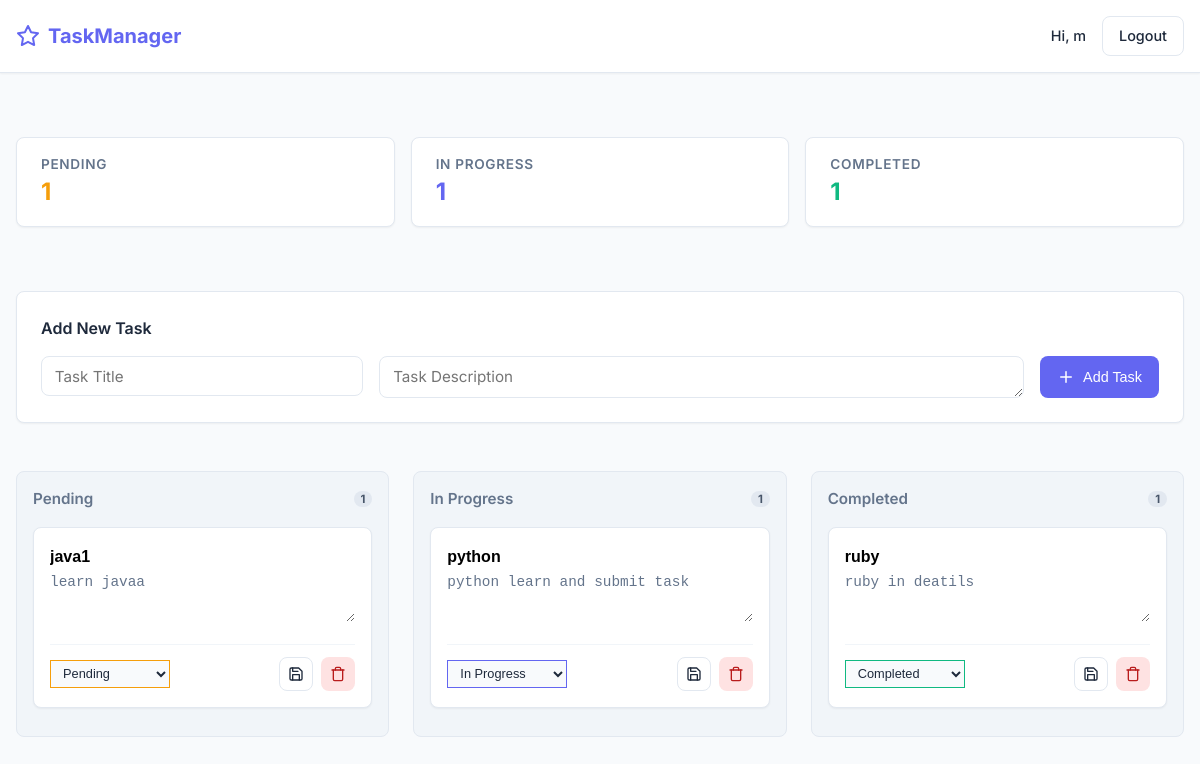
/tasks/dashboard (signed in), run on an earlier commit of the app's database.
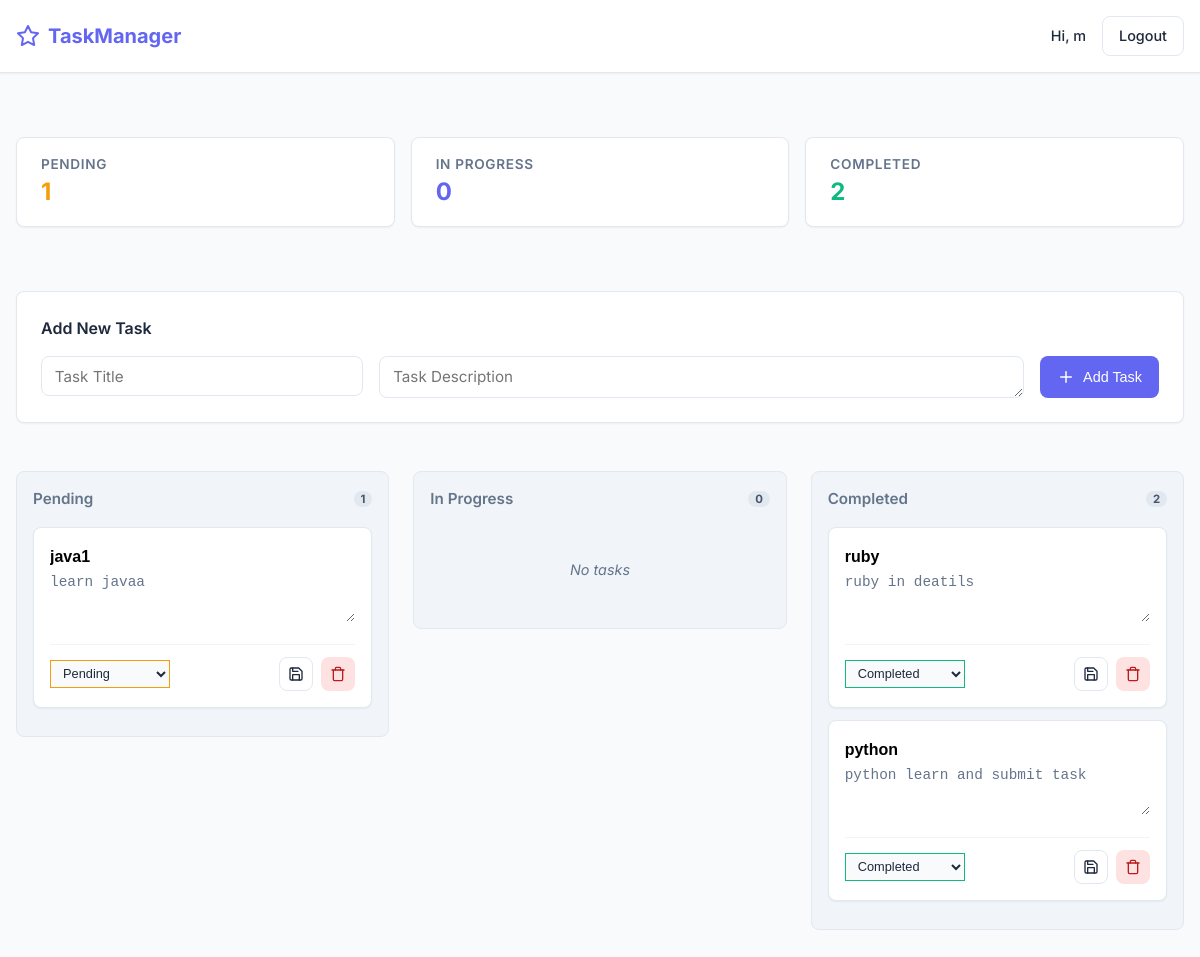
And on a later commit of the database.
### app/models/task.py (models this page shows)
class Task(db.Model):
    __tablename__ = "tasks"
    id = db.Column(db.Integer, primary_key=True)
    title = db.Column(db.String(200), nullable=False)
    description = db.Column(db.Text, nullable=False)
    status = db.Column(db.String(50), default="pending")
    user_id = db.Column(db.Integer, db.ForeignKey("user.id"), nullable=False)

### app/routes/tasks.py (the view)
@tasks_bp.route("/dashboard")
@login_required
def dashboard():
    tasks = Task.query.filter_by(user_id=session["user_id"]).all()
    counts = {
        "pending": sum(t.status == "pending" for t in tasks),
        "in_progress": sum(t.status == "in-progress" for t in tasks),
        "completed": sum(t.status == "completed" for t in tasks),
    }
    return render_template("tasks/dashboard.html", tasks=tasks, counts=counts)

### app/routes/auth.py (called while the page is built)
def login_required(f):
    @wraps(f)
    def decorated(*args, **kwargs):
        if "user_id" not in session:
            return redirect(url_for("auth.login"))
        return f(*args, **kwargs)
    return decorated

### app/templates/tasks/dashboard.html (shortened to what this page needs)
{% extends "base.html" %}
{% block content %}
<div class="dashboard-layout">
    <div class="stats-bar">
        <div class="stat-card">
            <span class="stat-label">Pending</span>
            <span class="stat-value" style="color: var(--warning)">{{ counts.pending }}</span>
        </div>
        <div class="stat-card">
            <span class="stat-label">In Progress</span>
            <span class="stat-value" style="color: var(--primary)">{{ counts.in_progress }}</span>
        </div>
        <div class="stat-card">
            <span class="stat-label">Completed</span>
            <span class="stat-value" style="color: var(--success)">{{ counts.completed }}</span>
        </div>
    </div>
    <div class="card mb-4">
        <h4 style="margin-bottom: 1rem;">Add New Task</h4>
        <form id="addForm" style="display: grid; gap: 1rem; grid-template-columns: 1fr 2fr auto; align-items: start;">
            <input name="title" placeholder="Task Title" required>
            <textarea name="description" placeholder="Task Description" required rows="1"
                style="height: 42px; padding-top: 10px;"></textarea>
            <button type="submit" class="btn btn-primary" style="height: 42px;">
                <svg width="18" height="18" viewBox="0 0 24 24" fill="none" stroke="currentColor" stroke-width="2"
                    stroke-linecap="round" stroke-linejoin="round" style="margin-right: 0.5rem;">
                    <line x1="12" y1="5" x2="12" y2="19"></line>
                    <line x1="5" y1="12" x2="19" y2="12"></line>
                </svg>
                Add Task
            </button>
        </form>
    </div>
    <div class="task-board">
        {% for status, label in [('pending','Pending'),('in-progress','In Progress'),('completed','Completed')] %}
        <div class="task-column">
            <div class="column-header">
                {{ label }}
                <span class="badge badge-count">
                    {% set count = 0 %}
                    {% for task in tasks if task.status == status %}{% set count = count + 1 %}{% endfor -%}
                    {{ namespace(val=0).val + (tasks|selectattr("status", "equalto", status)|list|length) }}
                </span>
            </div>
            {% for task in tasks if task.status == status %}
            <div class="task-card" data-id="{{ task.id }}">
                <input class="title task-input-title" value="{{ task.title }}">
                <textarea class="desc task-textarea-desc"
                    oninput="this.style.height = ''; this.style.height = this.scrollHeight + 'px'">{{ task.description }}</textarea>
                <div class="task-actions">
                    <select class="status task-status-select form-select" onchange="saveTask({{ task.id }})"
                        style="border-color: {% if task.status == 'completed' %}var(--success){% elif task.status == 'in-progress' %}var(--primary){% else %}var(--warning){% endif %}; color: inherit;">
                        <option value="pending" {% if task.status=='pending' %}selected{% endif %}>Pending</option>
                        <option value="in-progress" {% if task.status=='in-progress' %}selected{% endif %}>In Progress
                        </option>
                        <option value="completed" {% if task.status=='completed' %}selected{% endif %}>Completed
                        </option>
                    </select>
                    <div style="display: flex; gap: 0.5rem;">
                        <button type="button" class="btn btn-outline btn-icon" onclick="saveTask({{ task.id }})"
                            title="Save Changes">
                        </button>
                        <button type="button" class="btn btn-danger btn-icon" onclick="deleteTask({{ task.id }})"
                            title="Delete Task">
                            <svg width="16" height="16" viewBox="0 0 24 24" fill="none" stroke="currentColor"
                                stroke-width="2" stroke-linecap="round" stroke-linejoin="round">
                                <polyline points="3 6 5 6 21 6"></polyline>
                                <path
                                    d="M19 6v14a2 2 0 0 1-2 2H7a2 2 0 0 1-2-2V6m3 0V4a2 2 0 0 1 2-2h4a2 2 0 0 1 2 2v2">
                                </path>
                            </svg>
                        </button>
                    </div>
                </div>
            </div>
            {% endfor %}
            {% if (tasks|selectattr("status", "equalto", status)|list|length) == 0 %}
            <div
                style="text-align: center; color: var(--text-muted); padding: 2rem; font-size: 0.9rem; font-style: italic;">
                No tasks
            </div>
            {% endif %}
        </div>
        {% endfor %}
    </div>
</div>
{% endblock %}

### app/templates/base.html (shortened to what this page needs)
<!DOCTYPE html>
<html lang="en">
<head>
    <link rel="stylesheet" href="{{ url_for('static', filename='css/style.css') }}">
</head>
<body>
    <nav class="navbar">
        <div class="container navbar-content">
            <a href="/" class="brand">
                <svg width="24" height="24" viewBox="0 0 24 24" fill="none" stroke="currentColor" stroke-width="2"
                    stroke-linecap="round" stroke-linejoin="round">
                    <path
                        d="M12 2l3.09 6.26L22 9.27l-5 4.87 1.18 6.88L12 17.77l-6.18 3.25L7 14.14 2 9.27l6.91-1.01L12 2z">
                    </path>
                </svg>
                TaskManager
            </a>
            <div class="nav-user">
                {% if session.get("username") %}
                <span class="user-name">Hi, {{ session.username }}</span>
                <a href="{{ url_for('auth.logout') }}" class="btn btn-outline">Logout</a>
                {% else %}
                <a href="{{ url_for('auth.login') }}" class="btn btn-primary">Login</a>
                {% endif %}
            </div>
        </div>
    </nav>
    <div class="container" style="padding-top: 2rem; padding-bottom: 2rem;">
        {% block content %}{% endblock %}
    </div>
</body>
</html>

What changed in the data, as far as the page shows it:
changed Task "python": status "in-progress" → "completed" (drawn)
Also different on the page:
{{ counts.in_progress }}: "1" → "0"
{{ counts.completed }}: "1" → "2"
new list line: "In Progress 0 No tasks"
new list line: "Completed 2"
list line gone: "In Progress 1"
list line gone: "Completed 1"
